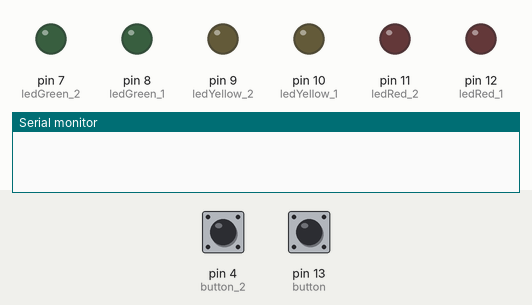
Simulated run of this sketch. Board: Arduino Uno, built with avr-gcc and run on an emulated ATmega328P. Parts: output pins drawn as LEDs (lit = HIGH), the last lines printed to the serial monitor. The test bench sets the inputs (shaded band); at power-on: pin 13 (button) HIGH, pin 4 (button_2) HIGH.

Above: at 1.2 s.
1.3 s: pin 13 (button) pulled LOW for 0.15 s
At 2.5 s:
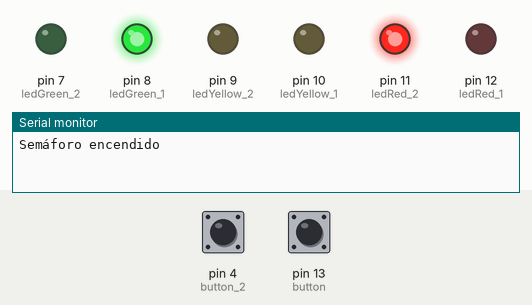
4.4 s: pin 4 (button_2) pulled LOW for 0.15 s
At 5.4 s:
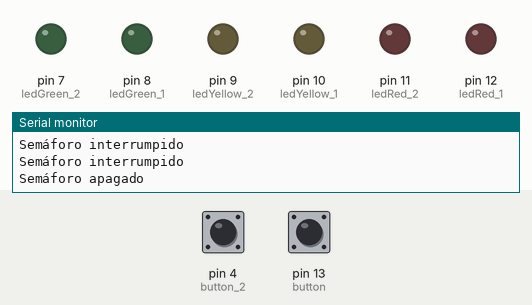
6.0 s: pin 13 (button) pulled LOW for 1 s
At 7.3 s:
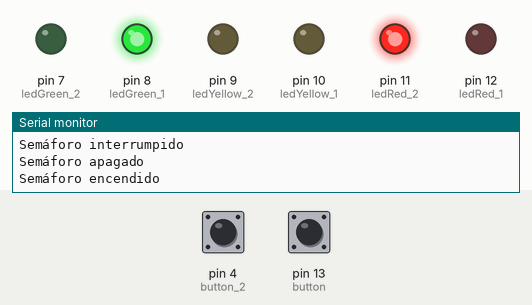
10.0 s: pin 4 (button_2) pulled LOW for 1 s
At 10.9 s:
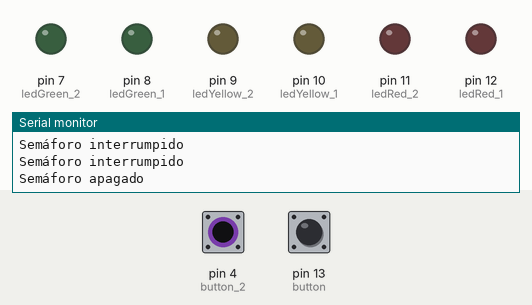
12.5 s: pin 13 (button) pulled LOW for 0.15 s
At 13.4 s:
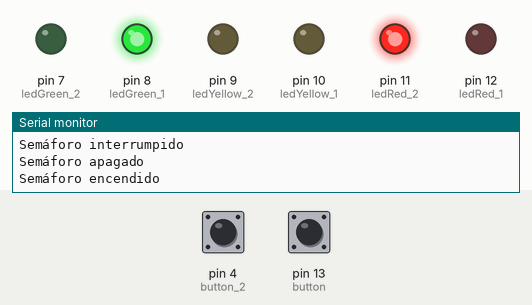
15.6 s: pin 4 (button_2) pulled LOW for 3.2 s
At 16.3 s:
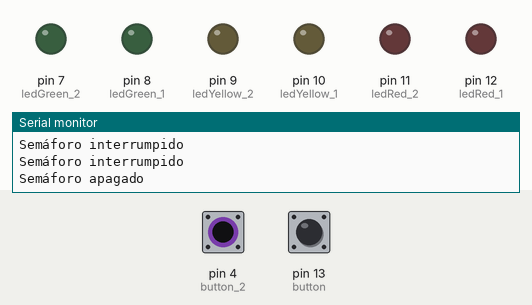
Timing chart, 0 to 18.6 s (numbered marks = the images above; inputs shaded):
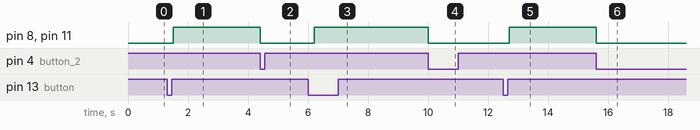

Measured:
- after the input at 1.3 s, pin 8 (ledGreen_1), pin 11 (ledRed_2): LOW → HIGH after 0.20 s
- after the input at 4.4 s, pin 8 (ledGreen_1): HIGH → LOW after 0.00 s instead of 1.1 s; pin 10 (ledYellow_1): stays LOW (without the input it goes to HIGH after 1.1 s); pin 11 (ledRed_2): HIGH → LOW at once
- after the input at 6.0 s, pin 8 (ledGreen_1), pin 11 (ledRed_2): LOW → HIGH after 0.20 s
- after the input at 10.0 s, pin 7 (ledGreen_2), pin 12 (ledRed_1): stays LOW (without the input it goes to HIGH after 1.2 s); pin 10 (ledYellow_1): stays LOW (without the input it goes to HIGH after 0.20 s); pin 11 (ledRed_2): HIGH → LOW after 0.00 s instead of 1.2 s
- after the input at 12.5 s, pin 8 (ledGreen_1), pin 11 (ledRed_2): LOW → HIGH after 0.20 s
- after the input at 15.6 s, pin 7 (ledGreen_2), pin 12 (ledRed_1): stays LOW (without the input it goes to HIGH after 2.1 s); pin 8 (ledGreen_1): HIGH → LOW after 0.00 s instead of 1.1 s; pin 10 (ledYellow_1): stays LOW (without the input it goes to HIGH after 1.1 s); pin 11 (ledRed_2): HIGH → LOW after 0.00 s instead of 2.1 s

The sketch:

Semaforo.ino
```cpp
int button = 13;
int button_2 = 4;

int ledRed_1 = 12;
int ledRed_2 = 11;
int ledYellow_1 = 10;
int ledYellow_2 = 9;
int ledGreen_1 = 8;
int ledGreen_2 = 7;

bool bandera = false;      // Controla el ciclo del semáforo
bool lastButtonState = HIGH;
bool lastButtonState_2 = HIGH;

void setup() {
  Serial.begin(9600);

  pinMode(button, INPUT_PULLUP);  // Usar resistencias internas pull-up
  pinMode(button_2, INPUT_PULLUP);

  pinMode(ledRed_1, OUTPUT);
  pinMode(ledRed_2, OUTPUT);
  pinMode(ledYellow_1, OUTPUT);
  pinMode(ledYellow_2, OUTPUT);
  pinMode(ledGreen_1, OUTPUT);
  pinMode(ledGreen_2, OUTPUT);

  // Apagar todos los LEDs inicialmente
  apagarSemaforo();
}

void loop() {
  // Leer el estado del botón 1 (encender ciclo)
  bool state = digitalRead(button);
  if (state == LOW && lastButtonState == HIGH) {
    bandera = true;  // Activar el semáforo
    Serial.println("Semáforo encendido");
    delay(200); // Antirrebote
  }
  lastButtonState = state;

  // Leer el estado del botón 2 (apagar ciclo)
  bool state_2 = digitalRead(button_2);
  if (state_2 == LOW && lastButtonState_2 == HIGH) {
    bandera = false;  // Desactivar el semáforo
    apagarSemaforo();
    Serial.println("Semáforo apagado");
    delay(200); // Antirrebote
  }
  lastButtonState_2 = state_2;

  // Si el ciclo está activo, ejecutar el semáforo
  if (bandera) {
    ejecutarSemaforo();
  }
}

// Función para apagar todos los LEDs
void apagarSemaforo() {
  digitalWrite(ledRed_1, LOW);
  digitalWrite(ledRed_2, LOW);
  digitalWrite(ledYellow_1, LOW);
  digitalWrite(ledYellow_2, LOW);
  digitalWrite(ledGreen_1, LOW);
  digitalWrite(ledGreen_2, LOW);
}

// Función para ejecutar el ciclo del semáforo
void ejecutarSemaforo() {
  // Semáforo 1 en verde, semáforo 2 en rojo
  digitalWrite(ledGreen_1, HIGH);
  digitalWrite(ledRed_2, HIGH);
  delayInterruptible(4000); // Mantener esta configuración 4 segundos

  // Semáforo 1 amarillo
  digitalWrite(ledGreen_1, LOW);
  digitalWrite(ledYellow_1, HIGH);
  delayInterruptible(1000);

  // Semáforo 1 rojo, semáforo 2 verde
  digitalWrite(ledYellow_1, LOW);
  digitalWrite(ledRed_1, HIGH);
  digitalWrite(ledRed_2, LOW);
  digitalWrite(ledGreen_2, HIGH);
  delayInterruptible(4000);

  // Semáforo 2 amarillo
  digitalWrite(ledGreen_2, LOW);
  digitalWrite(ledYellow_2, HIGH);
  delayInterruptible(1000);

  // Semáforo 2 rojo, semáforo 1 en espera
  digitalWrite(ledYellow_2, LOW);
  digitalWrite(ledRed_2, HIGH);
  digitalWrite(ledRed_1, LOW);
}

// Función personalizada para delay que verifica el botón de apagado
void delayInterruptible(unsigned long tiempo) {
  unsigned long inicio = millis();
  while (millis() - inicio < tiempo) {
    bool state_2 = digitalRead(button_2);
    if (state_2 == LOW) {
      bandera = false;
      apagarSemaforo();
      Serial.println("Semáforo interrumpido");
      return;
    }
  }
}
```
